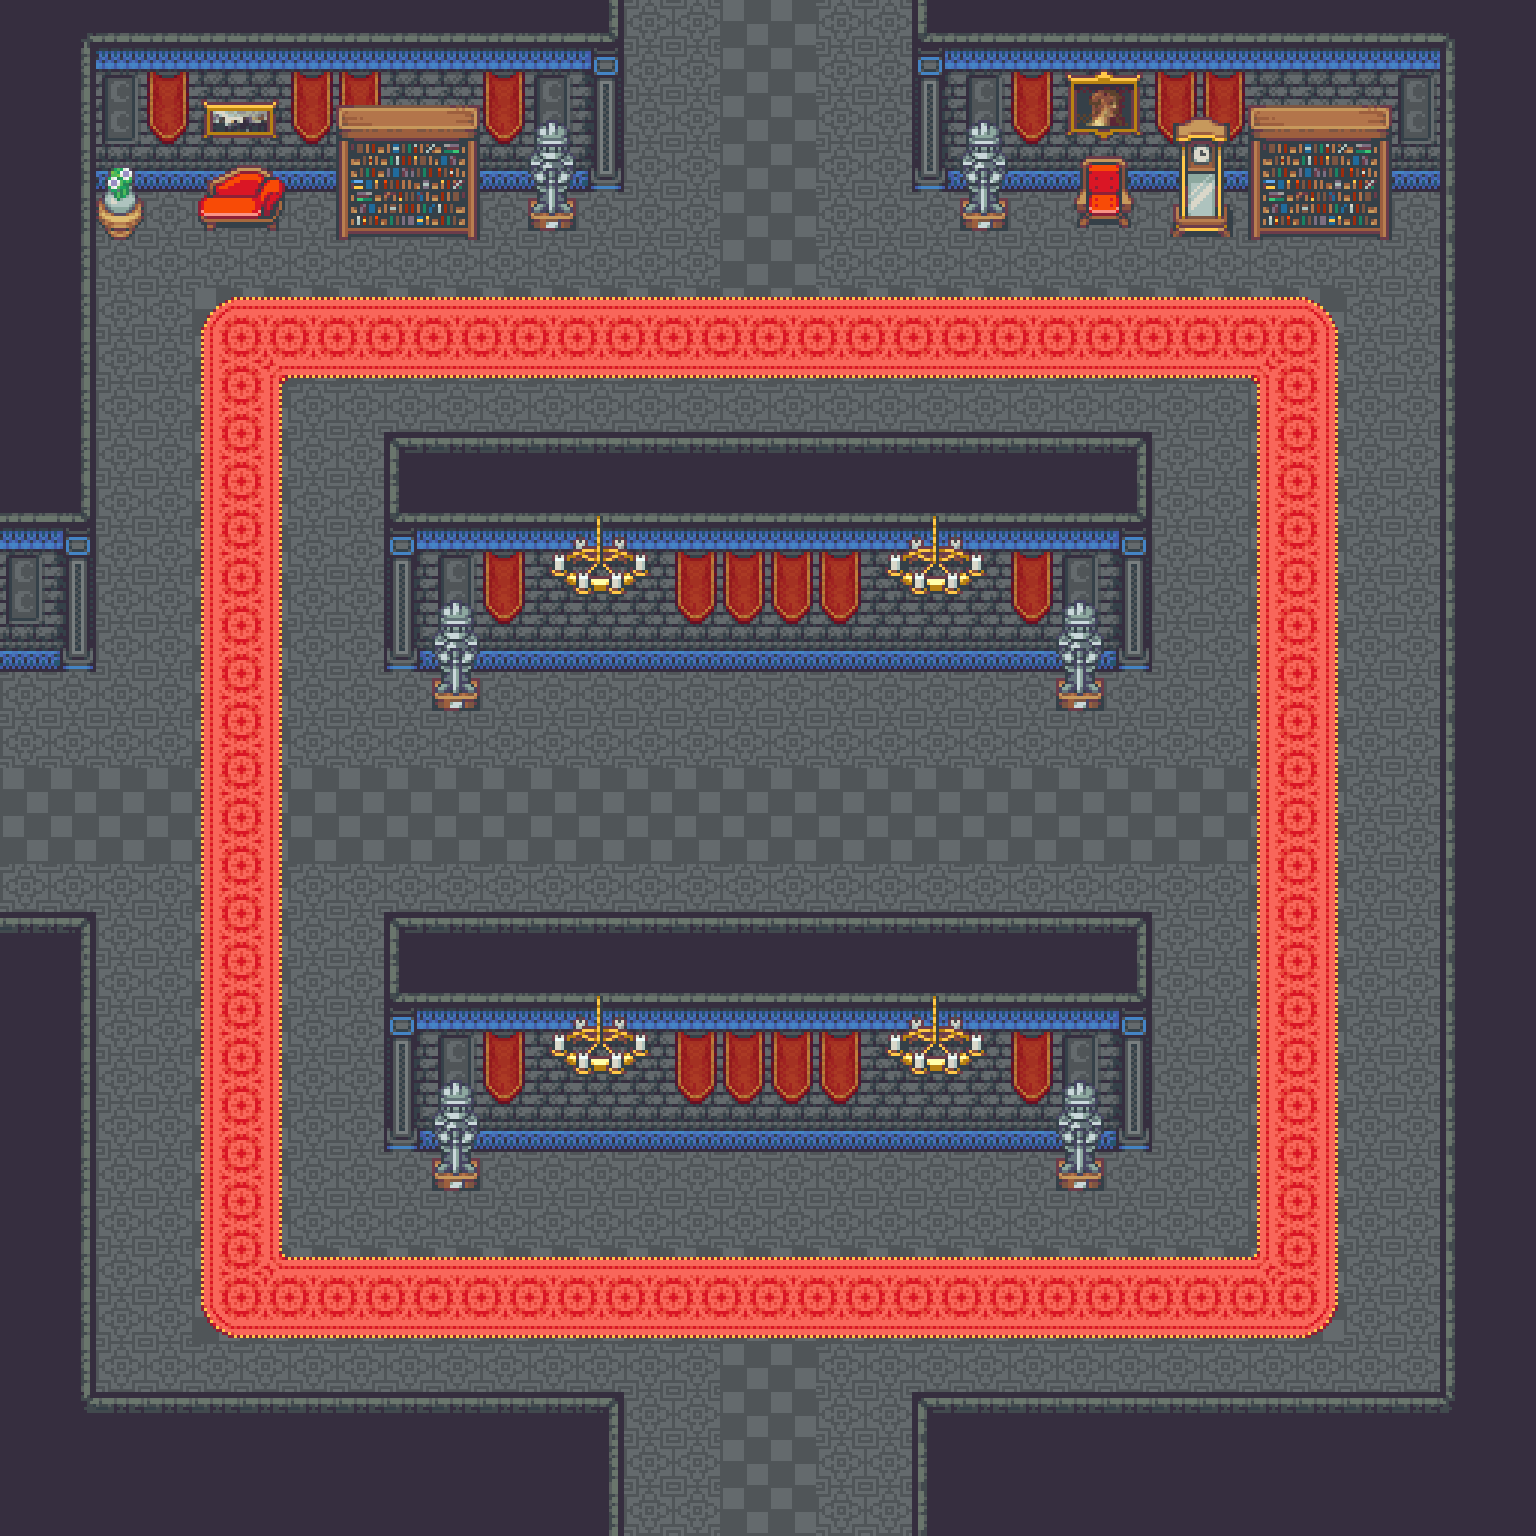

Below is a game level as drawn by its tile map, then a one-line description and the .tmx that defines it (tile-layer data replaced by summaries):
An orthogonal 32x32 tile map with 48x48 px tiles, 4 tile layers (Ground, Flooring, Furnishing, Ceiling), 4 tilesets and 3 objects.

<map version="1.10" tiledversion="1.10.1" orientation="orthogonal" renderorder="right-down" width="32" height="32" tilewidth="48" tileheight="48" infinite="0" nextlayerid="7" nextobjectid="7">
 <tileset firstgid="1" source="Castle.tsx" />
 <tileset firstgid="1480" source="CastleInterior.tsx" />
 <tileset firstgid="3160" source="CastleObjects.tsx" />
 <tileset firstgid="3416" source="CastleObjects2.tsx" />
 <layer id="2" name="Ground" width="32" height="32">
  <data>[1024 cells, 1024 non-empty, 2 distinct tile ids]</data>
 </layer>
 <layer id="4" name="Flooring" width="32" height="32">
  <data>[1024 cells, 168 non-empty, 12 distinct tile ids]</data>
 </layer>
 <layer id="1" name="Furnishing" width="32" height="32">
  <data>[1024 cells, 451 non-empty, 39 distinct tile ids]</data>
 </layer>
 <layer id="6" name="Ceiling" width="32" height="32">
  <data>[1024 cells, 75 non-empty, 32 distinct tile ids]</data>
 </layer>
 <objectgroup id="3" name="Props">
  <object id="4" gid="235" x="480" y="720" width="48" height="48">
   <properties>
    <property name="I" value="[ChestSpawn]" />
   </properties>
  </object>
  <object id="5" gid="235" x="1392" y="240" width="48" height="48">
   <properties>
    <property name="I" value="[ChestSpawn]" />
   </properties>
  </object>
  <object id="6" gid="235" x="744" y="912" width="48" height="48">
   <properties>
    <property name="S" value="" />
   </properties>
  </object>
 </objectgroup>
</map>
